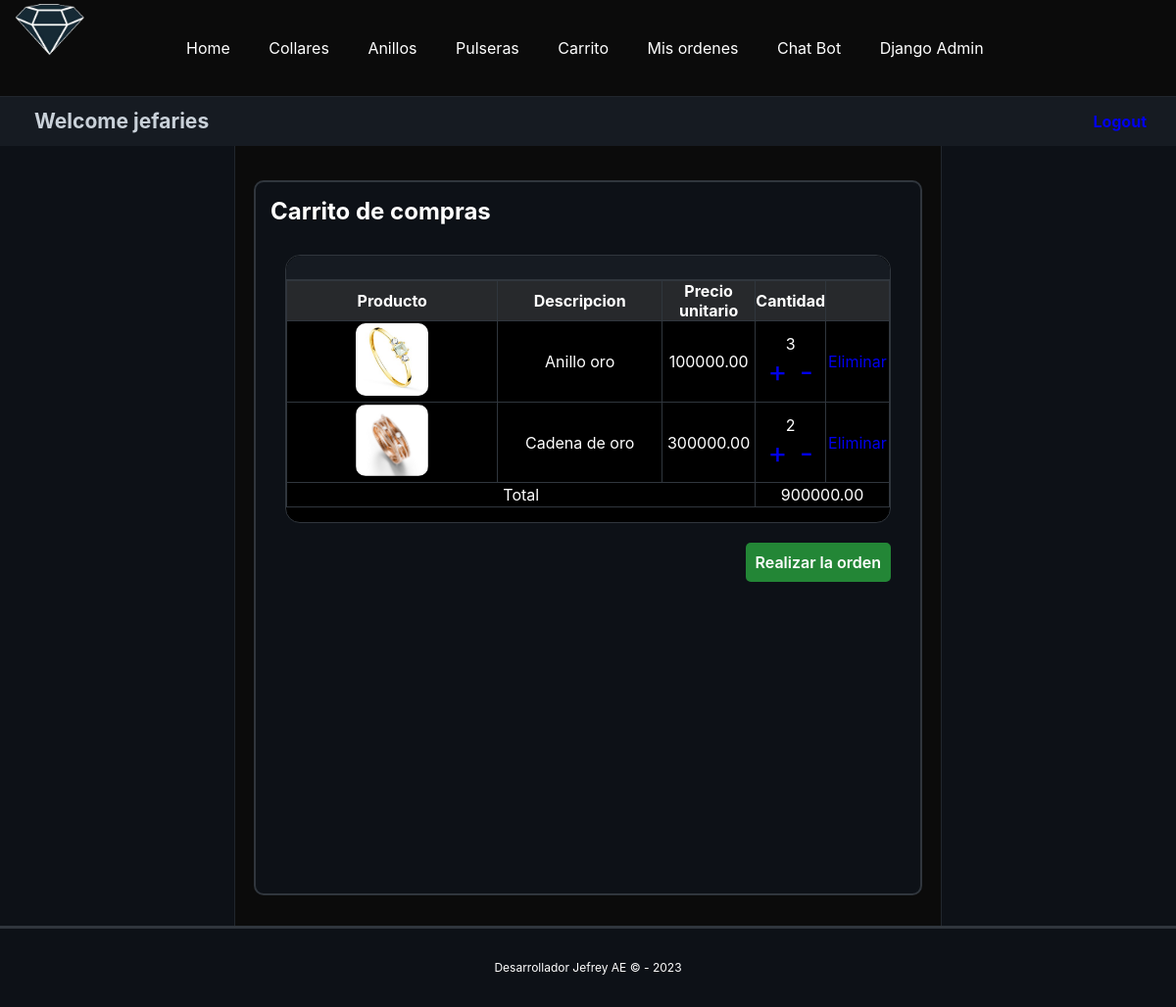
The app's page /cart/ (signed in) with its own data.
### home/models.py (models this page shows, shortened)
class Topic(models.Model):
    name = models.CharField(max_length=50)
    class Meta:
        verbose_name = "Topic"
        verbose_name_plural = "Topics"

class Item(models.Model):
    name = models.CharField(max_length=50)
    description = models.CharField(max_length=100)
    price = models.DecimalField(max_digits=10, decimal_places=2)
    image = models.ImageField(upload_to='images', blank=True)
    category = models.ForeignKey(Category, null=True, blank=True, on_delete=models.CASCADE)
    topic = models.ForeignKey(Topic, null=True, blank=True, on_delete=models.CASCADE)
    class Meta:
        pass

### cart/views.py (the view)
# urls.py: path('cart/', CartViews.index, name='cart'),
def index(request):
    if not request.user.username:
        return redirect('home')
    user = request.user
    print(request.user.username)
    cart = get_object_or_404(Cart, user_id = user.id)
    items = []
    itemcarts = ItemCart.objects.filter(cart=cart)
    total = 0
    for itemcart in itemcarts:
        item = itemcart.item
        item.quantity = itemcart.quantity
        items.append(item)
        total += item.price * itemcart.quantity
    categories = Category.objects.all()
    topics = Topic.objects.all()
    return render(request, 'cartIndex.html', {"categories": categories, 'topics': topics, 'items': items, 'total': total})

### cart/templates/cartIndex.html (shortened to what this page needs)
{% extends 'layout.html' %}
{% load static%}
{% block content %}
<section id="central">
    {% include 'leftSidebar.html' %}
    <div id="content">
        <h1 class="title">Carrito de compras</h1>
        <div class="table_container">
            <div class="table_header">
            </div>
            <div class="table_margins">
                <table class="table_code">
                    <tbody>
                        <tr>
                            <th>Producto</th>
                            <th>Descripcion</th>
                            <th>Precio unitario</th>
                            <th>Cantidad</th>
                            <th></th>
                        </tr>
                        {% if items %}
                            {% for item in items %}
                                    <tr>
                                        <td class="td_cart"> <img class="item_image" src={% static item.image.url %} /></td>
                                        <td class="td_cart">{{item.description}}</td>
                                        <td class="td_cart price">{{item.price}}</td>
                                        <td class="td_cart">{{item.quantity}}
                                            <div class="item_actions">
                                                <a class="quantity_buttons" href={% url 'cartAdd' item.id  %}>+</a>
                                                <a class="quantity_buttons" href={% url 'cartRemove' item.id  %}>-</a>
                                            </div>
                                        </td>
                                        <td class="comment"><a href={% url 'cartDelete' item.id %}>Eliminar</a></td>
                                    </tr>
                            {% empty %}
                                <p> No data </p>
                            {% endfor %}
                        {% endif %}
                        <tr>
                            <td colspan="3">Total</td>
                            <td colspan="2">{{total}}</td>
                    </tbody>
                </table>
            </div>
        </div>
        {% if user.username %}
            <button class="btn_link" id="btn_cart" href={% url 'orderRegister' 1 %}>Realizar la orden</button>
        {% endif %}
    </div>
    {% include 'rightSidebar.html' %}
</section>
{% endblock content %}

### layouts/templates/layout.html (shortened to what this page needs)
<!DOCTYPE html>
<html lang='es'>
    <head>
        {% load static %}
        <link rel='stylesheet' type='text/css' href={% static 'css/styles.css' %} />
    </head>
    <body class="layout">
        <header>
            <div id='logo'>
                <img src={% static 'images/diamond.png' %} />
            </div>
            <nav id='navbar'>
                <ul>
                    <li>
                        <a href="{% url 'home' %}">Home</a>
                    </li>
                    {% for topic in topics %}
                        <li>
                            <a href="{% url 'topic' topic.name %}">{{topic.name}}</a>
                        </li>
                    {% endfor %}
                    {% if user.username %}
                        <li>
                            <a href="{% url 'cart' %}">Carrito</a>
                        </li>
                    {% endif %}
                    {% if user.username %}
                        <li>
                            <a href="{% url 'orders' 1 %}">Mis ordenes</a>
                        </li>
                    {% endif %}
                    {% if user.username %}
                        <li>
                            <a href="{% url 'chatBot'  %}">Chat Bot</a>
                        </li>
                    {% endif %}
                    {% if user.is_superuser %}
                        <li>
                            <a href="{% url 'admin:index'  %}">Django Admin</a>
                        </li>
                    {% endif %}
                </ul>
            </nav>
        </header>
        <section id="info_bar">
            {% if user.username %}
                <div class="welcome_user">
                    <h3>Welcome {{ user.username }}</h3>
                </div>
                <div class="logout">
                    <h4><a href="{% url 'logoutUser' %}">Logout</a></h4>
                </div>
            {% endif %}
        </section>
            {% block content %}{% endblock  %}
        <footer>
            Desarrollador Jefrey AE &copy - {% now "Y" %}
        </footer>
    </body>
</html>

### layouts/static/css/styles.css (style rules this page uses)
* { margin: 0px; padding: 0px; font-family: -apple-system, BlinkMacSystemFont, "Segoe UI", "Noto Sans", Helvetica, Arial, sans-serif, "Apple Color Emoji", "Segoe UI Emoji"; text-decoration: none; }
body { background-color: #0b0b0b; color: white; }
header { margin: 0px; display: grid; grid-template-columns: 15% 80% 10%; border-bottom: 1px solid #21262d; }
#logo img { width: 40%; margin-left: 15px; }
.layout { display: grid; grid-template-rows: 10% 5% 80% 5%; }
#navbar { display: flex; align-items: center; }
#navbar li { list-style: none; display: inline; margin-right: 15px; padding: 25px 10px 25px 10px; }
#navbar ul li a { text-decoration: none; color: white; font-size: 16px; }
#info_bar { height: 50px; background-color: #161b22; }
#central { display: grid; grid-template-columns: 20% 60% 20%; }
.welcome_user { display: inline-block; font-size: 18px; color: #c9d1d9; line-height: 50px; margin-left: 35px; width: 30%; }
.logout { display: inline-block; float: right; line-height: 50px; margin-right: 30px; }
#content { width: 90%; border: 2px solid #30363d; border-radius: 10px; margin: 0px auto; margin-top: 35px; margin-bottom: 35px; padding: 15px; background-color: #0d1117; }
.table_container { margin: 0 auto; margin-top: 30px; border: 1px solid #30363d; border-radius: 15px; width: 95%; background-color: black; padding-bottom: 15px; }
.table_header { background-color: #161b22; border-radius: 15px 15px 0 0; padding: 12px; border-bottom: 1px solid #30363d; }
.table_code { border-collapse: collapse; text-align: center; width: 100%; font-family: ui-monospace, SFMono-Regular, SF Mono, Menlo, Consolas, Liberation Mono, monospace; }
.table_code th { border: 1px solid #30363d; background-color: #27292c; }
.table_code td { border: 1px solid #30363d; font-size: 16px; padding: 2px; width: 60%; }
.table_code .price { padding: 5px; }
.quantity_buttons { font-size: 30px; margin: 4px; }
.comment { color: #397e43; }
footer { min-height: 80px; background-color: #0d1117; border-top: solid; border-color: #30363d; line-height: 80px; text-align: center; font-size: 12px; width: 100%; }
.item_image { width: 35%; border-radius: 10px; }
.btn_link { margin: 0px auto; margin-top: 20px; margin-bottom: 20px; padding: 10px; background-color: #238636; color: white; border: none; border-radius: 5px; font-size: 16px; font-weight: 600; margin-right: 15px; }
#btn_cart { float: right; }

### records on screen
Topic: name "Collares"
Topic: name "Anillos"
Topic: name "Pulseras"
Item: image (picture), description "Anillo oro", price "100000.00", quantity "3"
Item: image (picture), description "Cadena de oro", price "300000.00", quantity "2"

### other values on screen
{{ user.username }} "jefaries"
{{ total }} "900000.00"
